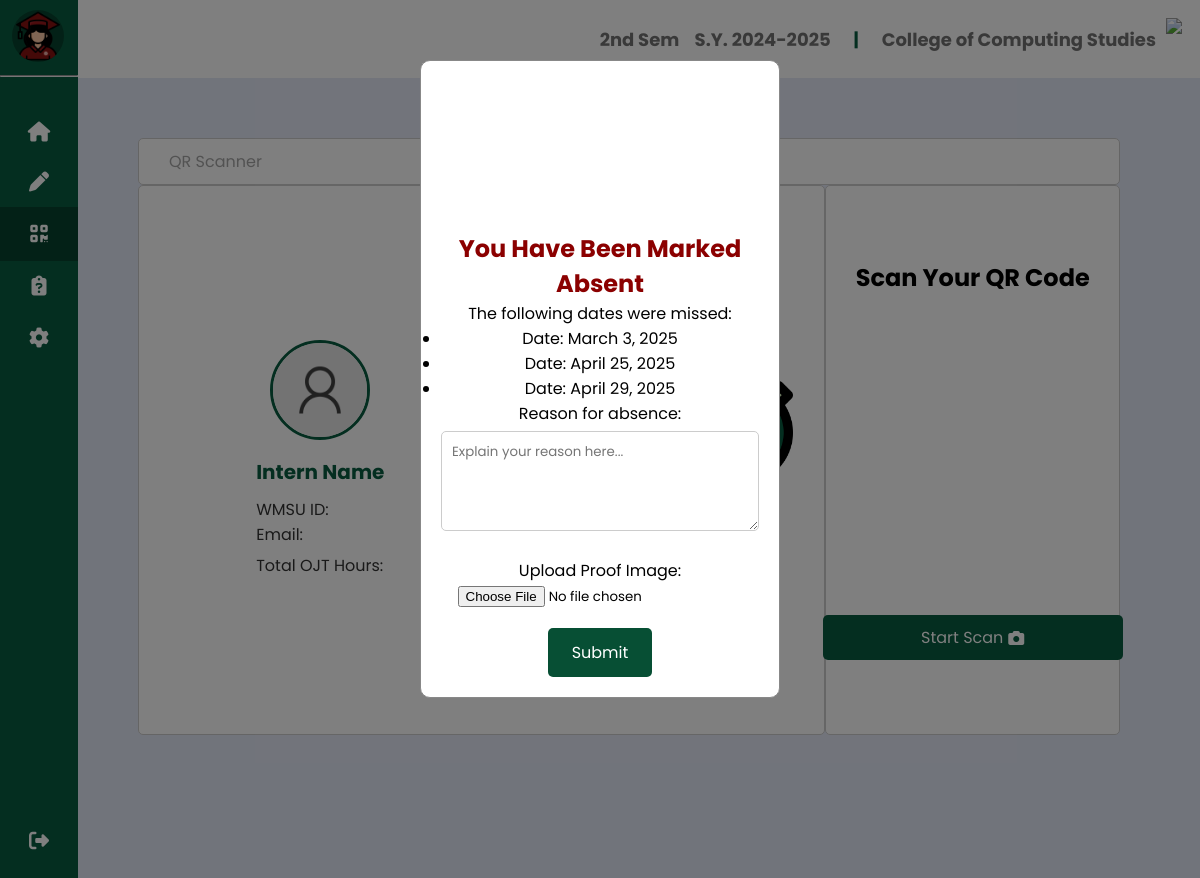
The page /student/qr-code.php (signed in) on the database its author committed.
### tables this page shows
CREATE TABLE `semester` (
  `id` int(11) NOT NULL,
  `type` enum('1st Sem','2nd Sem','Summer') NOT NULL
);

CREATE TABLE `student` (
  `student_id` int(11) NOT NULL,
  `wmsu_id` varchar(20) NOT NULL,
  `student_image` varchar(255) NOT NULL,
  `student_firstname` varchar(255) NOT NULL,
  `student_middle` varchar(255) NOT NULL,
  `student_lastname` varchar(255) NOT NULL,
  `student_email` varchar(255) NOT NULL,
  `student_password` varchar(255) NOT NULL,
  `contact_number` varchar(255) NOT NULL,
  `course_section` varchar(255) NOT NULL,
  `batch_year` varchar(255) NOT NULL,
  `department` varchar(255) NOT NULL,
  `company` varchar(255) NOT NULL,
  `adviser` varchar(255) NOT NULL,
  `student_address` varchar(255) NOT NULL,
  `generated_qr_code` varchar(255) NOT NULL,
  `verification_code` varchar(255) NOT NULL,
  `ojt_type` enum('Project-Based','Field-Based') NOT NULL,
  `street` varchar(255) DEFAULT NULL,
  `otp` varchar(15) DEFAULT NULL,
  `date_start` date DEFAULT NULL
);

CREATE TABLE `schedule` (
  `schedule_id` int(11) NOT NULL,
  `company_id` int(11) NOT NULL,
  `date` date NOT NULL,
  `time_in` time DEFAULT NULL,
  `time_out` time DEFAULT NULL,
  `generated_qr_code` varchar(255) NOT NULL,
  `day_type` enum('Regular','Halfday','Suspended') NOT NULL DEFAULT 'Regular'
);

### student/qr-code.php (the view, shortened to what this page needs)
<?php
require '../conn/connection.php';
$database->query("SET time_zone = '+08:00'");
$student_id = $_SESSION['user_id'];
$query = "SELECT * FROM student WHERE student_id = ?";
if ($stmt = $database->prepare($query)) {
    $stmt->bind_param("i", $student_id);
    $stmt->execute();
    $result = $stmt->get_result();
    if ($result->num_rows > 0) {
        $student = $result->fetch_assoc();
    }
}
$query = "
    SELECT student.student_id, student.student_firstname, student.student_lastname, company.company_id
    FROM student
    JOIN company ON student.company = company.company_id
    WHERE student.student_id = ?";
if ($stmt = $database->prepare($query)) {
    $stmt->bind_param("i", $student_id);
    $stmt->execute();
    $result = $stmt->get_result();
    if ($result->num_rows > 0) {
        $data = $result->fetch_assoc();
        $company_id = $data['company_id'];
    }
}
function hasSubmittedReason($database, $student_id, $schedule_id)
{
    $query = "SELECT * FROM attendance_remarks WHERE student_id = ? AND schedule_id = ? AND remark_type = 'Absent'";
    if ($stmt = $database->prepare($query)) {
        $stmt->bind_param("ii", $student_id, $schedule_id);
        $stmt->execute();
        $result = $stmt->get_result();
        $hasReason = $result->num_rows > 0;
        return $hasReason;
    }
    return false;
}
$absent_query = "
    SELECT s.schedule_id, s.date
    FROM schedule s
    LEFT JOIN attendance a ON s.schedule_id = a.schedule_id AND a.student_id = ?
    LEFT JOIN holiday h ON s.date = h.holiday_date
    JOIN student st ON st.student_id = ?
    WHERE s.company_id = ?
    AND s.date >= DATE(st.date_start)
    AND s.date < CURDATE()
    AND DAYOFWEEK(s.date) NOT IN (1, 7)
    AND s.day_type != 'Suspended'
    AND h.holiday_date IS NULL
    AND a.attendance_id IS NULL";
$absentDates = [];
$isAbsent = false;
if ($absent_stmt = $database->prepare($absent_query)) {
    $absent_stmt->bind_param("iii", $student_id, $student_id, $company_id);
    $absent_stmt->execute();
    $absent_result = $absent_stmt->get_result();
    while ($row = $absent_result->fetch_assoc()) {
        if (!hasSubmittedReason($database, $student_id, $row['schedule_id'])) {
            $absentDates[] = [
                'schedule_id' => $row['schedule_id'],
                'date' => $row['date']
            ];
        }
    }
    $isAbsent = count($absentDates) > 0;
}
$currentSemester = "1st Sem";
$semesterQuery = "SELECT `type` FROM `semester` WHERE `id` = 1";
if ($result = $database->query($semesterQuery)) {
    if ($result->num_rows > 0) {
        $row = $result->fetch_assoc();
        $currentSemester = $row['type'];
    }
}
?>
<!DOCTYPE html>
<html lang="en">
<head>
    <link rel="stylesheet" href="https://cdnjs.cloudflare.com/ajax/libs/font-awesome/6.5.2/css/all.min.css">
    <link rel="stylesheet" href="../css/main.css">
    <link rel="stylesheet" href="../css/mobile.css">
</head>
<body>
    <div class="header">
        <div class="school-name">
            &nbsp;&nbsp;&nbsp;&nbsp;&nbsp;&nbsp;<?php echo $currentSemester; ?> &nbsp;&nbsp;&nbsp;
            <span id="sy-text"></span>
            &nbsp;&nbsp;&nbsp;&nbsp;&nbsp;&nbsp;<span style="color: #095d40;">|</span>
            &nbsp;&nbsp;&nbsp;&nbsp;&nbsp;&nbsp;College of Computing Studies
            <img src="../img/ccs.png">
        </div>
    </div>
    <div class="sidebar close">
        <div class="profile-details">
            <img src="../uploads/student/<?php echo !empty($student['student_image']) ? $student['student_image'] : 'user.png'; ?>"
                alt="logout Image" class="logout-img">
            <div style="margin-top: 10px;" class="profile-info">
                <br />
            </div>
        </div>
        <hr>
        <ul class="nav-links">
            <li>
                <a href="index.php">
                    <i class="fa-solid fa-house"></i>
                </a>
            </li>
            <li>
                <a href="journal.php">
                    <i class="fa-solid fa-pen"></i>
                </a>
            </li>
            <li>
                <a href="qr-code.php" class="active">
                    <i class="fa-solid fa-qrcode"></i>
                </a>
            </li>
            <?php if ($student['ojt_type'] !== 'Project-Based'): ?>
                <li>
                    <a href="dtr.php">
                        <i class="fa-solid fa-clipboard-question"></i>
                    </a>
                </li>
            <?php endif; ?>
            <li>
                <a href="setting.php">
                    <i class="fas fa-cog"></i>
                </a>
            </li>
            <li>
                <a onclick="openLogoutModal()">
                    <div class="logout-details">
                        <i class="fas fa-sign-out-alt right-icon"></i>
                    </div>
                </a>
            </li>
        </ul>
    </div>
    <section class="home-section">
        <div class="home-content">
        </div>
        <div class="content-wrapper">
            <div class="header-box">
                <label style="color: #a6a6a6; margin-left: 10px;">QR Scanner</label>
            </div>
            <div class="main-box">
                <div class="left-box-qr">
                    <div class="intern-timein-details">
                        <div class="intern-image">
                            <img src="../uploads/student/user.png" alt="Intern Image" id="intern-image">
                        </div>
                        <div class="intern-details">
                            <h3><strong id="intern-name">Intern Name</strong></h3>
                            <p>WMSU ID: <strong id="intern-wmsu-id"></strong></p>
                            <p>Email: <strong id="intern-email"></strong></p>
                            <p>Total OJT Hours: <span class="total-ojt-hrs"><strong id="total-ojt-hrs"></strong></span>
                            </p>
                        </div>
                    </div>
                    <div class="time-in-details">
                        <div class="time-in-info">
                            <h3>Time In</h3>
                            <p>Time: <strong style="font-size: 20px" id="time-in-time"></strong></p>
                            <p>Date: <strong style="font-size: 20px" id="time-in-date"></strong></p>
                        </div>
                        <div class="clock-image">
                        </div>
                    </div>
                </div>
                <div class="right-box-qr">
                    <h2>Scan Your QR Code</h2>
                    <div id="qr-scanner">
                        <div id="lottie-animation" class="lottie-wrapper">
                            <lottie-player src="../animation/qr-095d40.json" background="transparent" speed="1"
                                class="qr-camera" loop autoplay></lottie-player>
                        </div>
                        <button id="start-scan" class="start-scan">Start Scan <i
                                class="fa-solid fa-camera"></i></button>
                    </div>
                </div>
            </div>
        </div>
    </section>
        <?php if ($isAbsent): ?>
            <div id="absentNotificationModal" class="modal" style="display: block;">
            <?php else: ?>
                <div id="absentNotificationModal" class="modal" style="display: none;">
                <?php endif; ?>
                <div style=" margin: 5% auto;" class="modal-content-absent">
                    <div style="display: flex; justify-content: center; align-items: center;">
                        <lottie-player src="../animation/alert-8B0000.json" background="transparent" speed="1"
                            style="width: 150px; height: 150px;" loop autoplay></lottie-player>
                    </div>
                    <h2 style="color: #8B0000">You Have Been Marked Absent</h2>
                    <p>The following dates were missed:</p>
                    <ul>
                        <?php foreach ($absentDates as $absent): ?>
                            <li>
                                <?= "Date: " . htmlspecialchars(date("F j, Y", strtotime($absent['date']))) ?>
                            </li>
                        <?php endforeach; ?>
                    </ul>
                    <div id="absent-reason">
                        <p>Reason for absence:</p>
                        <textarea style="height: 100px" id="absent-reason-text"
                            placeholder="Explain your reason here..." required></textarea>
                        <p>Upload Proof Image:</p>
                        <input type="file" id="proof-image" accept="image/*" required>
                    </div>
                    <button class="proceed-btn"
                        onclick="submitAbsentReason(<?= htmlspecialchars($student['student_id']) ?>)">Submit</button>
                </div>
            </div>
</body>
</html>

### rows shown on the page
semester: type "2nd Sem"
student: student_image (picture)
schedule: date "March 3, 2025"
schedule: date "April 25, 2025"
schedule: date "April 29, 2025"
